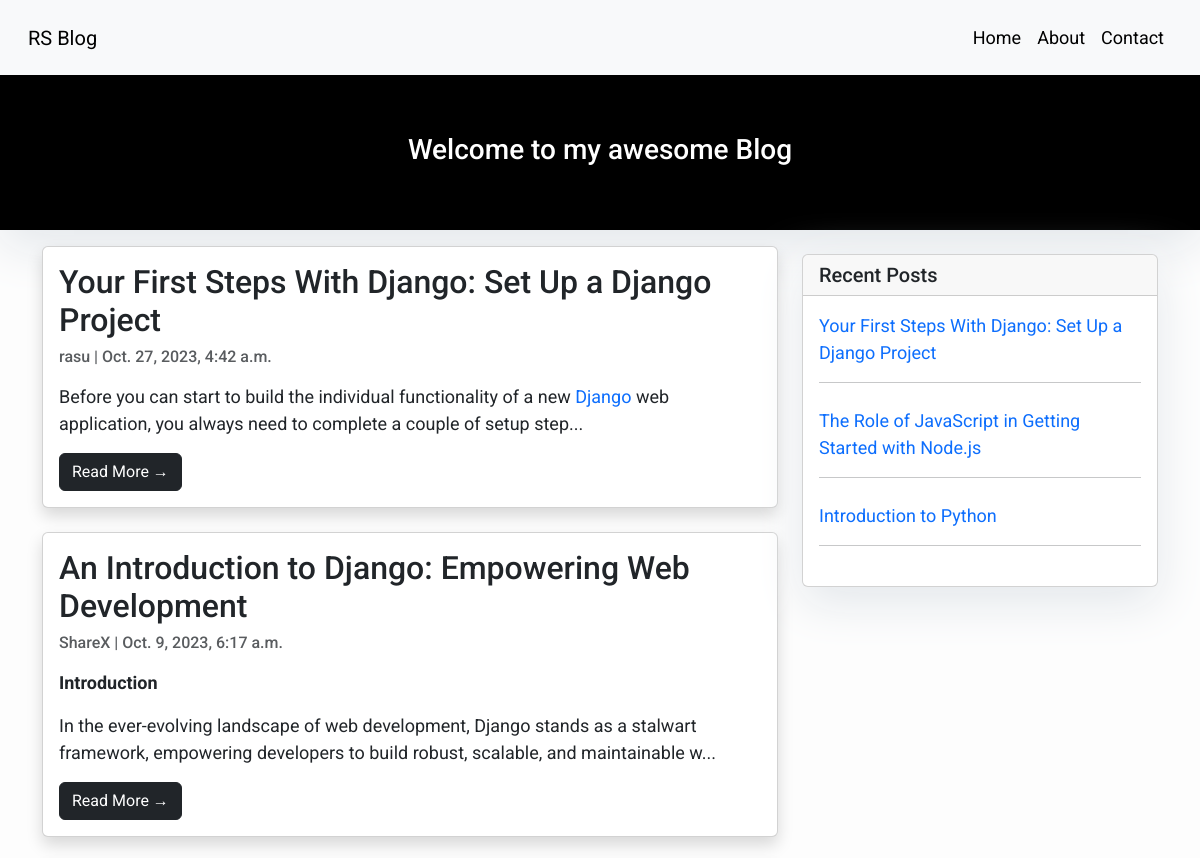
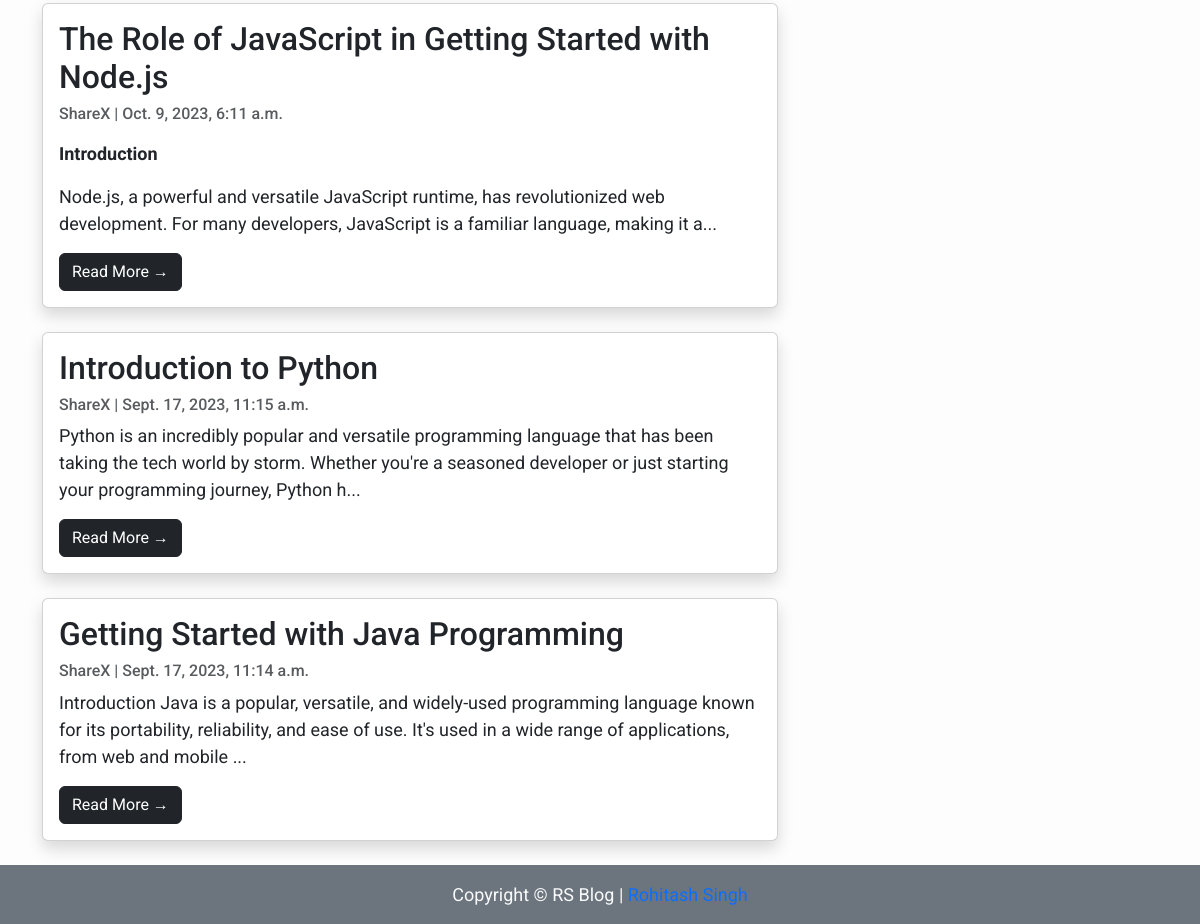
Screenshot of /blog/ with the database file from the repository (2 pictures, top to bottom).
### blog/models.py (models this page shows, shortened)
class Post(models.Model):
    title = models.CharField(max_length=200, unique=True)
    slug = models.SlugField(max_length=200, unique=True)
    author = models.ForeignKey(User, on_delete= models.CASCADE,related_name='blog_posts')
    updated_on = models.DateTimeField(auto_now= True)
    content = RichTextField(blank=True, null=True)
    created_on = models.DateTimeField(auto_now_add=True)
    status = models.IntegerField(choices=STATUS, default=0)
    class Meta:
        ordering = ['-created_on']

### blog/views.py (the view)
# urls.py: path('', views.PostList.as_view(), name='home'),
class PostList(generic.ListView):
    queryset = Post.objects.all()
    template_name = 'index.html'
    def get_context_data(self, **kwargs):
        context = super().get_context_data(**kwargs)
        context['recent_posts'] = Post.objects.filter(status=1).order_by('-created_on')[:3]
        return context

### templates/index.html (shortened to what this page needs)
{% extends "base.html" %}
{% block content %}
<header class="hero">
    <div class="container">
        <div class="row">
            <div class="col-md-8 col-md-12 mx-auto w-100">
                <div class="site-heading text-center">
                    <h3 class=" site-heading my-5 text-white"> Welcome to my awesome Blog </h3>
                </div>
            </div>
        </div>
    </div>
</header>
<div class="container" style="min-height: 61vh;">
    <div class="row">
        <div class="col-md-8 mt-3 left">
            {% for post in post_list %}
            <div class="card shadow mb-4">
                <div class="card-body">
                    <h2 class="card-title">{{ post.title }}</h2>
                    <p class="card-text text-muted h6">{{ post.author }} | {{ post.created_on}} </p>
                    <p class="card-text">{{post.content|safe|slice:":200" }}...</p>
                    <a href="{% url 'post_detail' post.slug  %}" class="btn btn-dark">Read More &rarr;</a>
                </div>
            </div>
            {% endfor %}
        </div>
        {% block sidebar %} {% include 'sidebar.html' %} {% endblock sidebar %}
    </div>
</div>
{%endblock%}

### templates/base.html (shortened to what this page needs)
<!DOCTYPE html>
<html>
<head>
    <link href="https://cdn.jsdelivr.net/npm/bootstrap@5.3.2/dist/css/bootstrap.min.css" rel="stylesheet"
>
</head>
<body>
    <nav class="navbar navbar-expand-lg navbar-light bg-light shadow p-3 position-sticky" id="mainNav">
        <div class="container-fluid">
            <a class="navbar-brand" href="{% url 'home' %}">RS Blog</a>
            <div class="collapse navbar-collapse" id="navbarResponsive">
                <ul class="navbar-nav ms-auto mb-2 mb-lg-0">
                    <li class="nav-item text-black">
                        <a class="nav-link text-black font-weight-bold" href="{% url 'home' %}">Home</a>
                    </li>
                    <li class="nav-item text-black">
                        <a class="nav-link text-black font-weight-bold" href="{% url 'about' %}">About</a>
                    </li>
                    <li class="nav-item text-black">
                        <a class="nav-link text-black font-weight-bold" href="{% url 'contact' %}">Contact</a>
                    </li>
                </ul>
            </div>
        </div>
    </nav>
    {% block content %}{% endblock content %}
    <footer class="py-3 bg-secondary">
        <p class="m-0 text-light text-center ">Copyright &copy; RS Blog | <a href="https:rohitashsingh.vercel.app" target="_blank"> Rohitash Singh</a></p>
    </footer>
</body>
</html>

### templates/sidebar.html (shortened to what this page needs)
{% block sidebar %}
<div class="col-md-4 float-right">
    <div class="card my-4 position-stic">
        <h5 class="card-header">Recent Posts</h5>
        <div class="card-body">
            <ul class="list-unstyled">
                {% for post in recent_posts %}
                <div class="mb-4">
                    <a href="{% url 'post_detail' post.slug  %}" class="outline-none">
                        <p class="card-title">{{ post.title }}</p>
                    </a>
                    <hr>
                </div>
                {% endfor %}
            </ul>
        </div>
    </div>
</div>
{% endblock sidebar %}

### templates/base.html (style rules this page uses)
body { font-family: "Roboto", sans-serif; font-size: 17px; background-color: #fdfdfd; }
.shadow { box-shadow: 0 4px 2px -2px rgba(0, 0, 0, 0.1); }
.hero { background: black; height: auto; padding-bottom: 15px; box-shadow: 0 16px 48px #E3E7EB; padding-top: 10px; }
.position-sticky { position: sticky; top: 0px; z-index: 1000; }

### templates/index.html (style rules this page uses)
body { font-family: "Roboto", sans-serif; font-size: 18px; background-color: #fdfdfd; }
.card { box-shadow: 0 16px 48px #E3E7EB; }

### templates/sidebar.html (style rules this page uses)
.card { box-shadow: 0 16px 48px #E3E7EB; }
a { text-decoration: none; }
.position-stic { position: sticky; top: 100px; }

### rows the page displays
Post: title "Your First Steps With Django: Set Up a Django Project", author "rasu", created_on "Oct. 27, 2023, 4:42 a.m.", content "Before you can start to build the individual functionality of a new Django web application, you always need to complete a couple of setup step"
Post: title "An Introduction to Django: Empowering Web Development", author "ShareX", created_on "Oct. 9, 2023, 6:17 a.m.", content "Introduction In the ever-evolving landscape of web development, Django stands as a stalwart framework, empowering developers to build robust, scalable, and maintainable w"
Post: title "The Role of JavaScript in Getting Started with Node.js", author "ShareX", created_on "Oct. 9, 2023, 6:11 a.m.", content "Introduction Node.js, a powerful and versatile JavaScript runtime, has revolutionized web development. For many developers, JavaScript is a familiar language, making it a"
Post: title "Introduction to Python", author "ShareX", created_on "Sept. 17, 2023, 11:15 a.m.", content "Python is an incredibly popular and versatile programming language that has been taking the tech world by storm. Whether you're a seasoned developer or just starting your programming journey, Python h"
Post: title "Getting Started with Java Programming", author "ShareX", created_on "Sept. 17, 2023, 11:14 a.m.", content "Introduction Java is a popular, versatile, and widely-used programming language known for its portability, reliability, and ease of use. It's used in a wide range of applications, from web and mobile"
